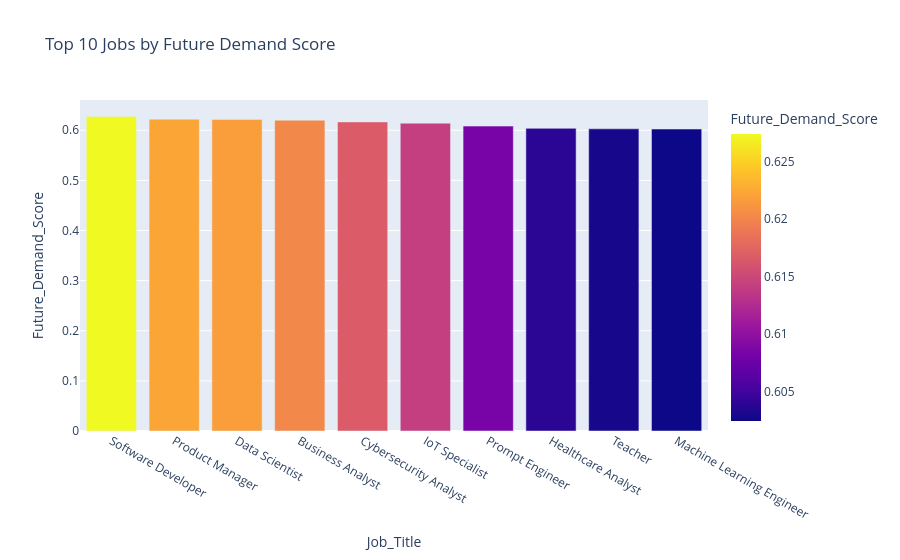

This figure's notebook cell:
### Markdown cell above
#### Insight

##### Industries with higher average AI replacement risk are more susceptible to automation. These sectors may require greater workforce reskilling and adaptation to AI technologies.

### Code cell
# Future Demand by Job Title

job_demand = df.groupby('Job_Title')['Future_Demand_Score'].mean().reset_index()

job_demand = job_demand.sort_values(
    by='Future_Demand_Score',
    ascending=False
).head(10)

fig = px.bar(
    job_demand,
    x='Job_Title',
    y='Future_Demand_Score',
    color='Future_Demand_Score',
    title='Top 10 Jobs by Future Demand Score'
)

fig.show()

### Figure 1 — Plotly figure (JSON) as saved in the notebook; plotly's stock layout.template omitted (floating-point values rounded to 4 significant figures)
{"data": [{"hovertemplate": "Job_Title=%{x}<br>Future_Demand_Score=%{marker.color}<extra></extra>", "legendgroup": "", "marker": {"color": [0.6274, 0.6222, 0.6217, 0.6201, 0.6167, 0.6142, 0.6084, 0.6039, 0.6029, 0.6024], "coloraxis": "coloraxis", "pattern": {"shape": ""}}, "name": "", "orientation": "v", "showlegend": false, "textposition": "auto", "type": "bar", "x": ["Software Developer", "Product Manager", "Data Scientist", "Business Analyst", "Cybersecurity Analyst", "IoT Specialist", "Prompt Engineer", "Healthcare Analyst", "Teacher", "Machine Learning Engineer"], "xaxis": "x", "y": [0.6274, 0.6222, 0.6217, 0.6201, 0.6167, 0.6142, 0.6084, 0.6039, 0.6029, 0.6024], "yaxis": "y"}], "layout": {"barmode": "relative", "coloraxis": {"colorbar": {"title": {"text": "Future_Demand_Score"}}, "colorscale": [[0, "#0d0887"], [0.1111, "#46039f"], [0.2222, "#7201a8"], [0.3333, "#9c179e"], [0.4444, "#bd3786"], [0.5556, "#d8576b"], [0.6667, "#ed7953"], [0.7778, "#fb9f3a"], [0.8889, "#fdca26"], [1, "#f0f921"]]}, "legend": {"tracegroupgap": 0}, "title": {"text": "Top 10 Jobs by Future Demand Score"}, "xaxis": {"anchor": "y", "domain": [0, 1], "title": {"text": "Job_Title"}}, "yaxis": {"anchor": "x", "domain": [0, 1], "title": {"text": "Future_Demand_Score"}}}}
